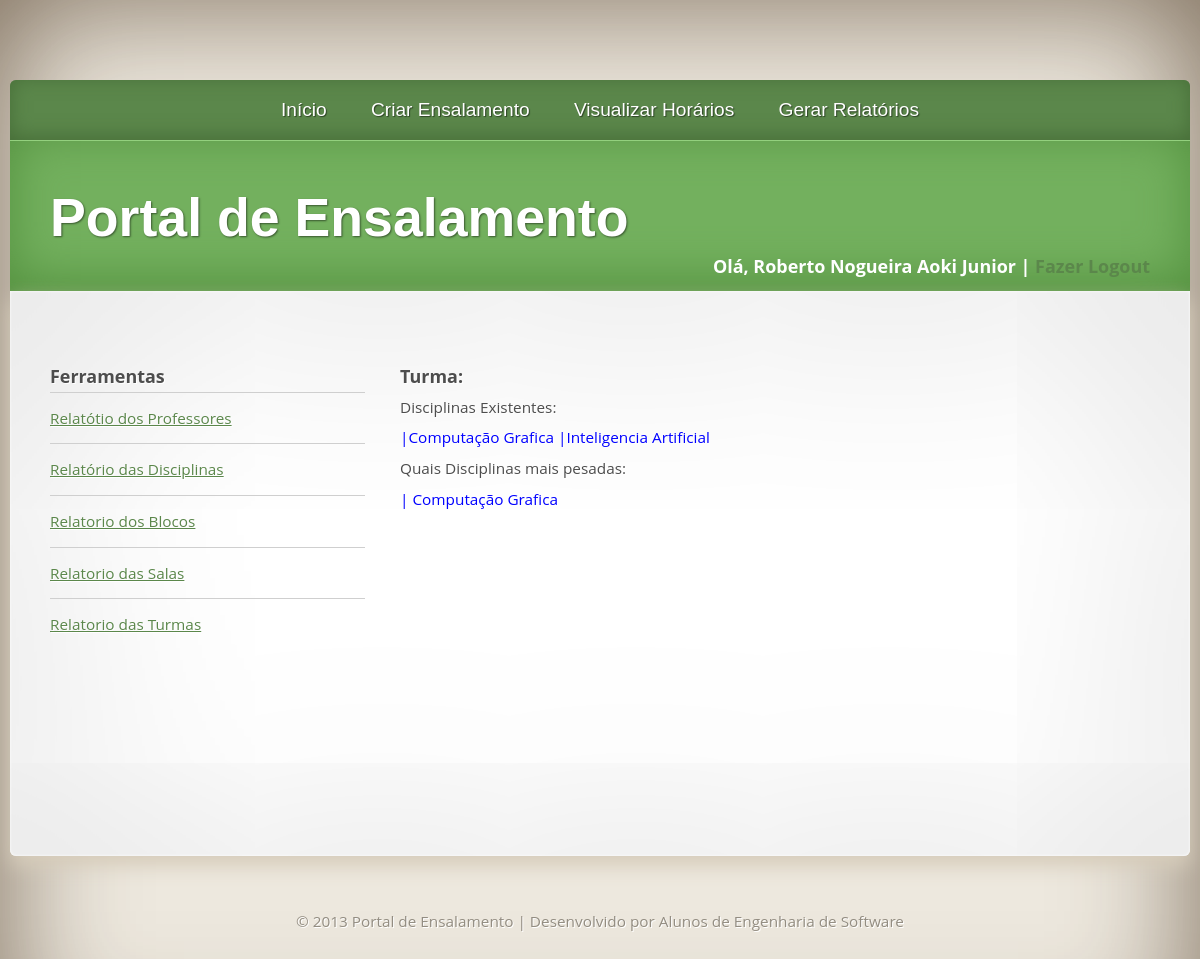
The app's page /relatorio_turma.php (signed in) with its own data.
### tables this page shows
CREATE TABLE IF NOT EXISTS `disciplina` (
  `ID_DISCIPLINA` int(6) NOT NULL AUTO_INCREMENT,
  `NOME_DISCIPLINA` varchar(50) NOT NULL,
  `CARGA_HR_TOTAL` int(5) NOT NULL,
  `NUMERO_VAGAS` int(3) NOT NULL,
  `ID_PROFESSOR` int(11) NOT NULL,
  `ID_TURMA` int(4) NOT NULL,
  PRIMARY KEY (`ID_DISCIPLINA`)
);

### relatorio_turma.php (the view, shortened to what this page needs)
<?php
$turma = $_POST['turma'];
?>
<!DOCTYPE html PUBLIC "-//W3C//DTD XHTML 1.0 Strict//EN" "http://www.w3.org/TR/xhtml1/DTD/xhtml1-strict.dtd">
<html xmlns="http://www.w3.org/1999/xhtml">
	<head>
		<link rel="stylesheet" type="text/css" href="estilo.css" />
	</head>
	<body>
		<div id="corpo">
		<div id="banner">
			<div id="menu">
				<ul>
					<li><a href="index.php">Início</a></li>
					<li><a href="add_sala.php">Criar Ensalamento</a></li>
					<li><a href="visul_hora.php">Visualizar Horários</a></li>
					<li><a href="gera_relat.php">Gerar Relatórios</a></li>
				</ul>
				<br/>
			</div>
			<div id="cabecalho">
				<div id="logo">
					<h1><a href="index.php">Portal de Ensalamento</a></h1>
				</div>
                <div id="info">
					<h3><?php echo "Olá, " . $_SESSION['usuarioNome'];?> | <a href="logout.php">Fazer Logout</a></h3>
                </div>
			</div>
			<div id="pagina">
				<div id="lateral">
					<div class="caixa">
						<h3>Ferramentas</h3>
						<ul class="lista">
							<li><a href="relat_professor.php">Relatótio dos Professores</a></li>
							<li><a href="relat_disciplina.php">Relatório das Disciplinas</a></li>
							<li><a href="relat_bloco.php">Relatorio dos Blocos</a></li>
							<li><a href="relat_sala.php">Relatorio das Salas</a></li>
							<li><a href="relat_turma.php">Relatorio das Turmas</a></li>
						</ul>
					</div>
				</div>
				<div id="conteudo">
					<div class="caixa">
					<h3>Turma: <?php echo $turma?></h3>
					<ul>
						<li>Disciplinas Existentes:
							<p style="color: blue"><?php
							$resultado = mysql_query("SELECT *
							FROM turma t, disciplina d
							WHERE t.ID_TURMA = d.ID_TURMA");
							while($tbl=mysql_fetch_array($resultado)){
								echo " |".$dia=$tbl['NOME_DISCIPLINA'];
							}
							?></p>
							<li>Quais Disciplinas mais pesadas:
							<p style="color: blue"><?php
							$resultado = mysql_query("SELECT max( d.CARGA_HR_TOTAL ), NOME_DISCIPLINA
							FROM turma t, disciplina d
							WHERE t.ID_TURMA = d.ID_TURMA");
							while($tbl=mysql_fetch_array($resultado)){
								echo "| ".$dia=$tbl['NOME_DISCIPLINA'];
							}
							?></p>
					</ul>
					</div>
				  <p>&nbsp;</p>
				  <p>&nbsp;</p>
				  <p>&nbsp;</p>
				  <p>&nbsp;</p>
				  <p>&nbsp;</p>
				  <p>&nbsp;</p>
				  <p>&nbsp;</p>
				  <p>&nbsp;</p>
					<p><br/>
				  </p>
                </div>
				<br/>
			</div>
		</div>
		<div id="rodape">
			&copy; 2013 Portal de Ensalamento | Desenvolvido por Alunos de Engenharia de Software
		</div>
		</div>
	</body>
</html>

### estilo.css (style rules this page uses)
* { margin: 0; padding: 0; }
a { text-decoration: underline; color: #5B874B; }
body { color: #4D4D4D; font-size: 11.5pt; line-height: 2em; }
#corpo { padding: 80px 0 0 0; background: #EDE8DE; box-shadow: inset 0px 0px 130px 0px rgba(70,48,25,0.7); }
body,input { font-family: "Open Sans", sans-serif; }
ul { list-style: none; }
.caixa { margin: 0 0 35px 0; overflow: hidden; }
ul.lista li { border-top: solid 1px #CFCFCF; padding: 10px 0 10px 0; }
#conteudo { padding: 0; width: 750px; margin: 0 0 0 350px; }
#rodape { text-align: center; padding: 50px 0 130px 0; color: #938D82; text-shadow: 1px 1px 0px #ffffff; }
#cabecalho { position: relative; padding: 40px; height: 70px; background: #73B05E; color: #FFF; box-shadow: inset 0px -10px 50px 0px #53903E; overflow: hidden; }
#logo { height: 147px; line-height: 147px; left: 40px; bottom: 0; position: absolute; text-shadow: 1px 1px 2px rgba(0,0,0,0.5); }
#logo a { color: #FFF; text-decoration: none; }
#logo h1 { font-family: Abel, sans-serif; font-size: 3.5em; }
#info { line-height: 170px; text-align: right; }
#info a { text-decoration: none; }
#menu { padding: 0 40px 0 40px; font-family: Abel, sans-serif; line-height: 60px; margin: 0; background: #5B874B; height: 60px; width: 1100px; box-shadow: inset 0px -3px 20px 0px #466D37; border-bottom: solid 1px #93D07E; text-shadow: 1px 1px 1px rgba(0,0,0,0.5); border-top-left-radius: 6px; border-top-right-radius: 6px; text-align: center; }
#menu a { font-size: 1.25em; color: #FFF; text-decoration: none; }
#menu ul { list-style: none; }
#menu ul li { padding: 0 20px 0 20px; display: inline; }
#pagina { margin: 0; width: 1100px; padding: 70px 40px 0 40px; position: relative; background: #FFF; box-shadow: inset 0px 0px 3px 0px #ffffff, inset 0px 0px 250px 0px #d8d8d8, 0px 10px 20px 0px #D6CCBA; text-shadow: 1px 1px 0px #ffffff; border-bottom-left-radius: 6px; border-bottom-right-radius: 6px; }
#lateral { float: left; padding: 0; width: 315px; }
#banner { width: 1180px; position: relative; margin: 0 auto; }

### records on screen
disciplina: NOME_DISCIPLINA "Computação Grafica"
disciplina: NOME_DISCIPLINA "Inteligencia Artificial"

### other values on screen
$_SESSION['usuarioNome'] "Roberto Nogueira Aoki Junior"
$dia=$tbl['NOME_DISCIPLINA'] "Computação Grafica"
